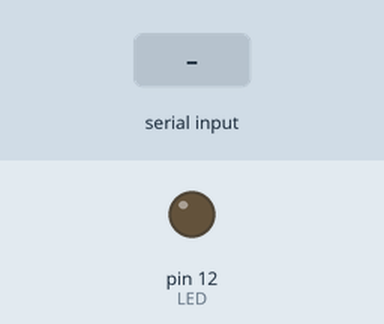
Bench run of a sketch on a simulated Arduino Uno, built with avr-gcc and run on an emulated ATmega328P. Shown: output pins drawn as LEDs (lit = HIGH). Inputs (shaded band) come from the test bench.

Above: at 1.2 s.
1.3 s: "A" received over Serial
At 2.5 s:
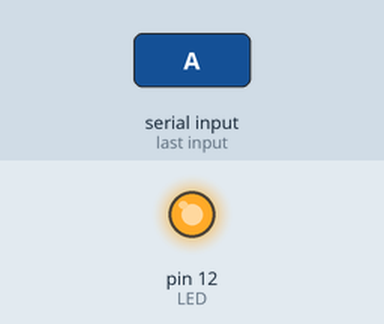
Timing chart, 0 to 4.3 s (numbered marks = the images above; inputs shaded):
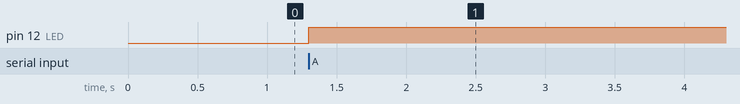

The sketch:

bluetooth.ino
```cpp
//bluetooth h05
int LED=12; //Configurando la salida en el pin 13
int state=0; //Variable para la lectura del puerto serial
int bandera=0;
int VelBaud=9600;

void setup() {
  pinMode(LED,OUTPUT); //Configurando el pin como salidad
  digitalWrite(LED, LOW); //Se mantenga el LED apagado
  Serial.begin(VelBaud);

}

void loop() {

  if(Serial.available() > 0)
  {
    state = Serial.read();
  }

  if(state == 'A' && bandera == 0)
  {
    digitalWrite(LED, HIGH);
    bandera=1;
    state=0;
  }

  if(state == 'A' && bandera  == 1)
  {
    digitalWrite(LED,LOW);
    bandera = 0;
    state = 0;
  }


}
```

Measured:
- after the input at 1.3 s, pin 12 (LED): LOW → HIGH at once
